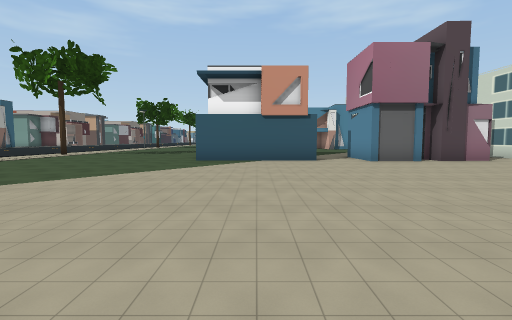
[1] (above)

24 first-person views from a walk through a scene from a Unity 3-D project. The camera is 1.3 m above the floor, tilts 4° down and sees 85° across. The floor is counted in squares, 2 m on a side. Each view is taken from the middle of a square. On the plan, view 1 faces up. The plan holds only what a view shows up to about 9 squares ahead; the rest is blank. The place goes on beyond the plan. The player is left out.

[2]
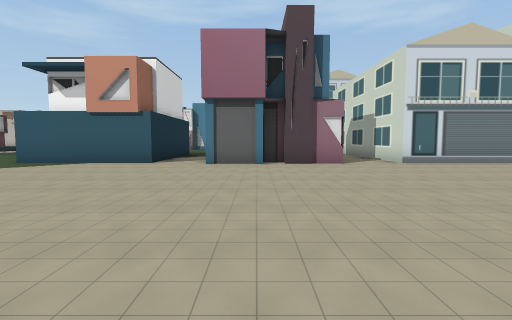

[3]
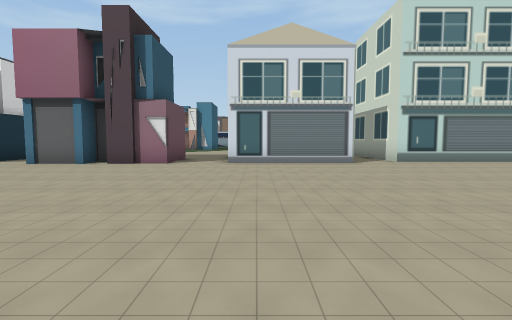

[4]
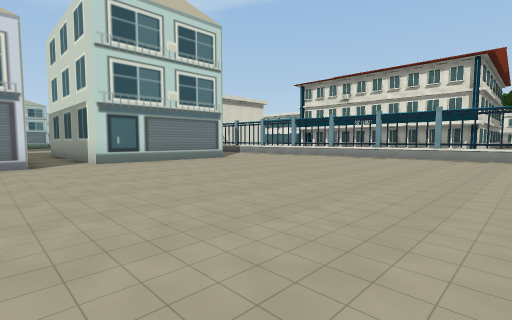

[5]
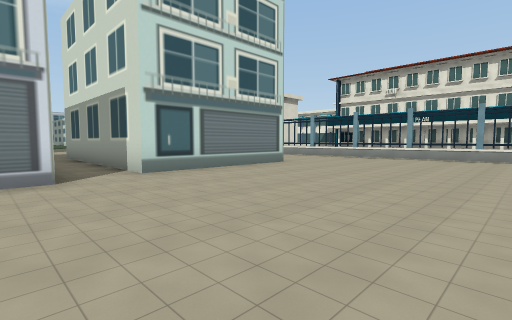

[6]
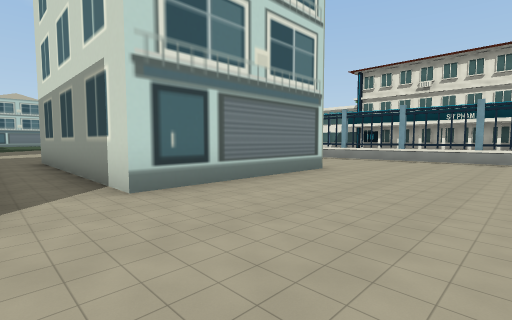

[7]
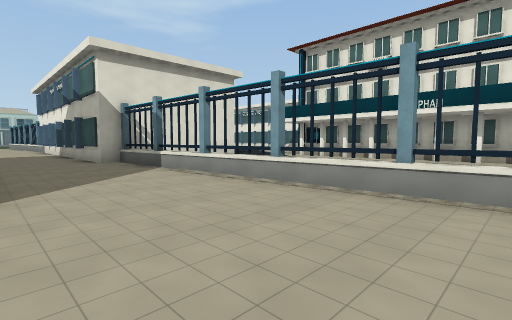

[8]
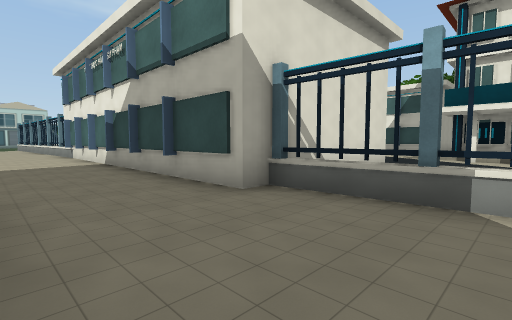

[9]
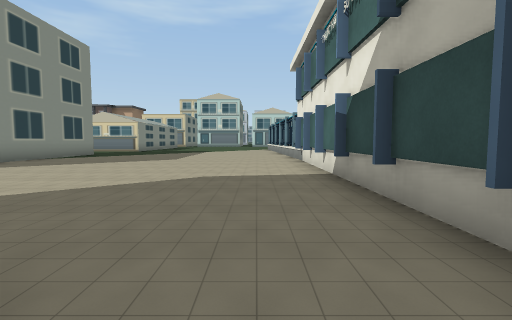

[10]
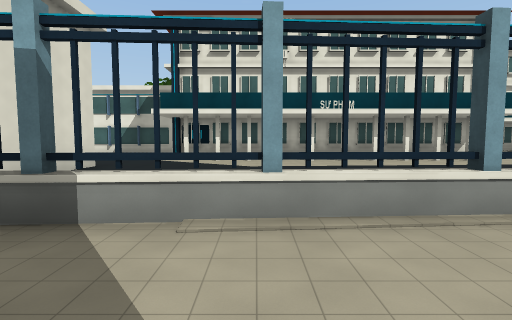

[11]
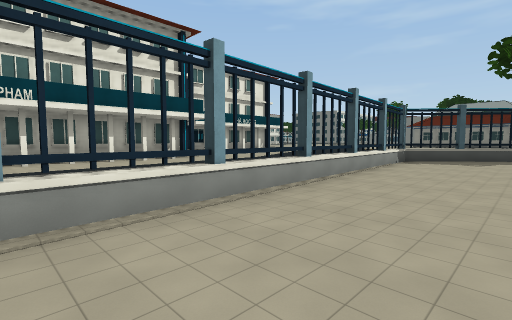

[12]
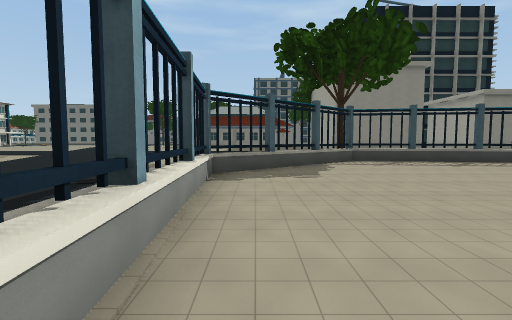

[13]
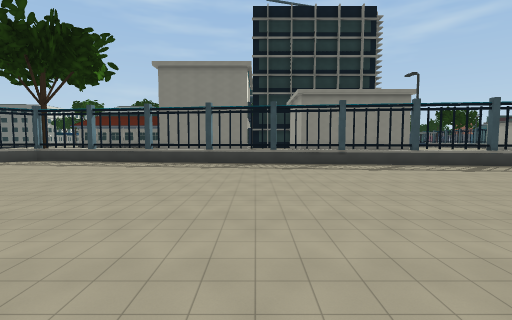

[14]
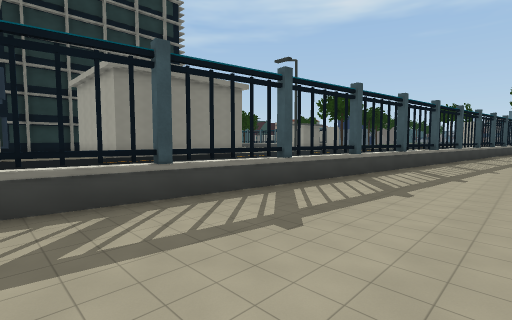

[15]
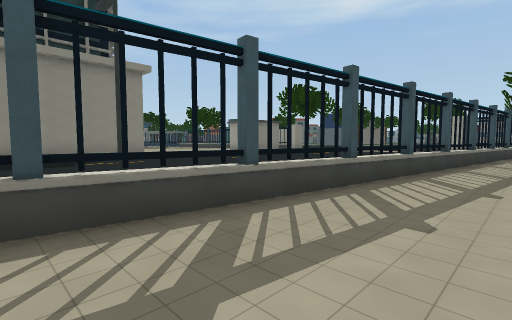

[16]
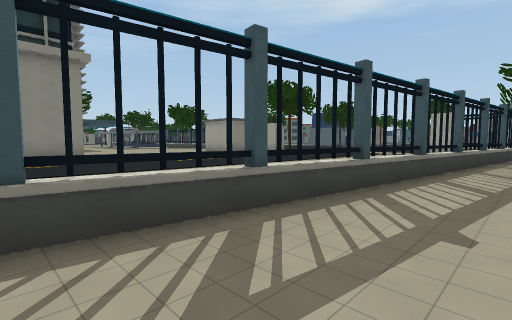

[17]
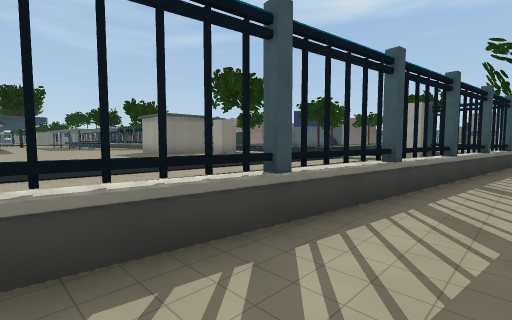

[18]
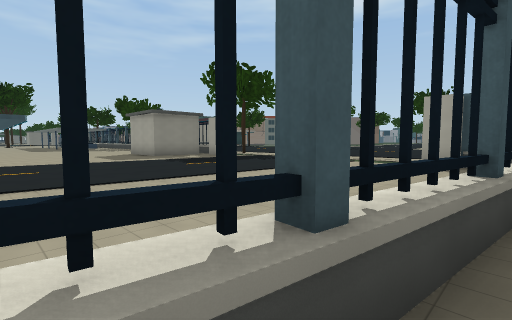

[19]
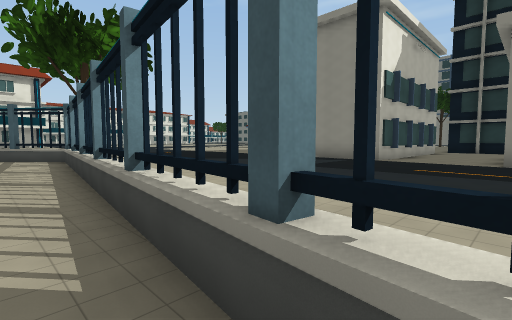

[20]
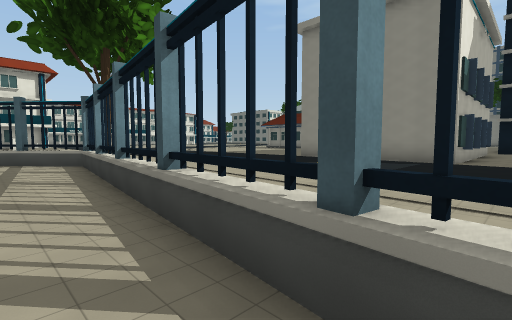

[21]
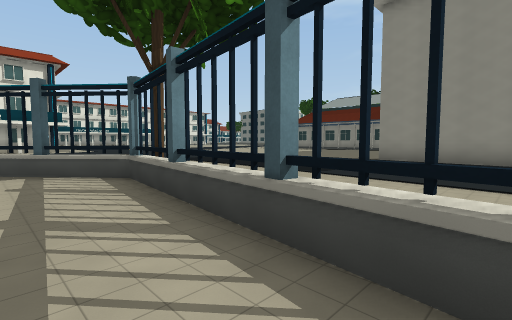

[22]
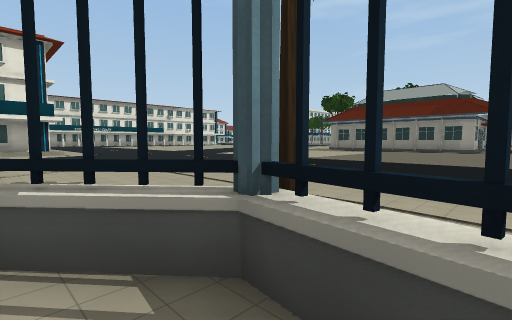

[23]
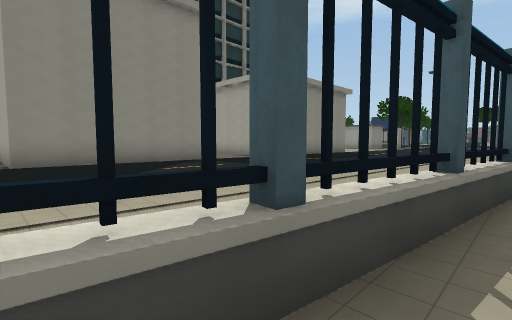

[24]
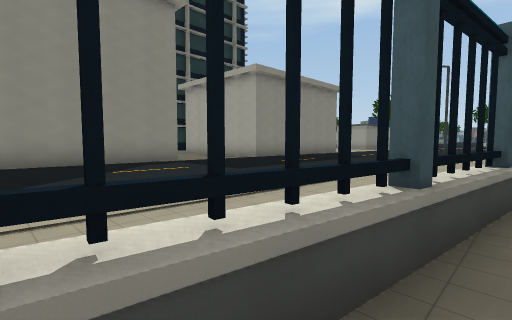

### Floor plan
Points are (right, up) in squares from view 1. A wall is a line through its corners. A room is listed if a view was taken in it or the views show most of it. See-through windows are left out.
Room 1 (views 1, 2, 3, 4, 5, 6, 7, 8, 9, 10, 11, 12, 13, 14, 15, 16, 17, 18, 19, 20, 21, 22, 23, 24)
walls: (7.5, 10) (7.5, 9) (6.5, 9); (6.6, 8.8) (5.8, 8.8); (5.8, 9.5) (5.2, 9.5); (5.2, 8.8) (3.5, 8.8); (12.9, 9) (9.2, 9) (9.2, 10); (2, 10.1) (2, 9) (-2, 9); (18.8, 9.5) (14.3, 9.5) (14.3, 16); (21.5, 14.7) (21.5, 24); (12.5, 24.1) (12.5, 23.1); (18.7, -4.1) (22.9, -0.4) (22, 14.7); (-7.3, -0.3) (19.2, -3.9)

Where each view was taken, in squares from view 1:
view 1: 0 up, 0 right, facing up
view 2: 1 up, 5 right, facing up
view 3: 1 up, 10 right, facing up
view 4: 1 up, 12 right, facing up-right
view 5: 4 up, 12 right, facing up-right
view 6: 6 up, 13 right, facing up-right
view 7: 6 up, 19 right, facing up-right
view 8: 12 up, 19 right, facing up-right
view 9: 15 up, 20 right, facing up
view 10: 11 up, 20 right, facing right
view 11: 9 up, 20 right, facing down-right
view 12: 5 up, 22 right, facing down
view 13: 5 up, 12 right, facing down
view 14: 0 up, 13 right, facing down-left
view 15: 0 up, 8 right, facing down-left
view 16: 0 up, 6 right, facing down-left
view 17: 0 up, 2 right, facing down-left
view 18: 1 down, 1 right, facing down-left
view 19: 2 down, 9 right, facing down-right
view 20: 2 down, 11 right, facing down-right
view 21: 2 down, 14 right, facing down-right
view 22: 3 down, 18 right, facing down-right
view 23: 3 down, 18 right, facing down-left
view 24: 3 down, 17 right, facing down-left
